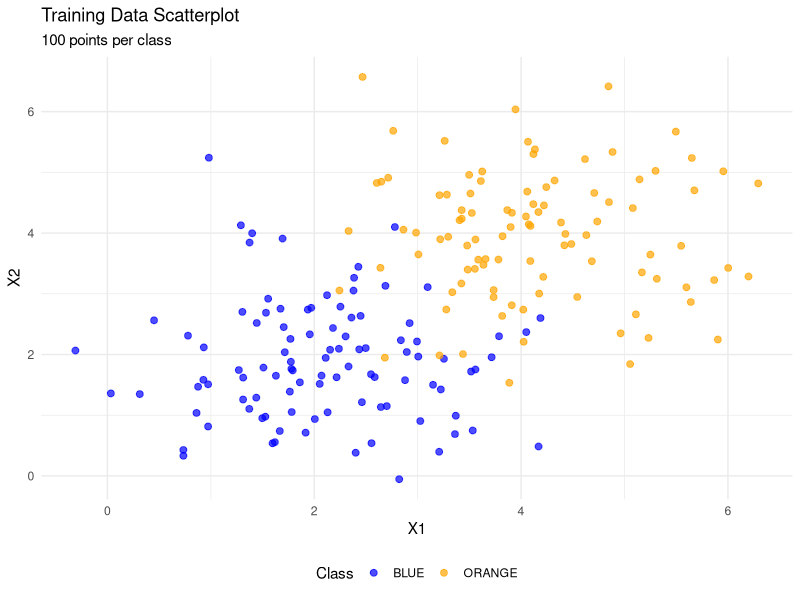
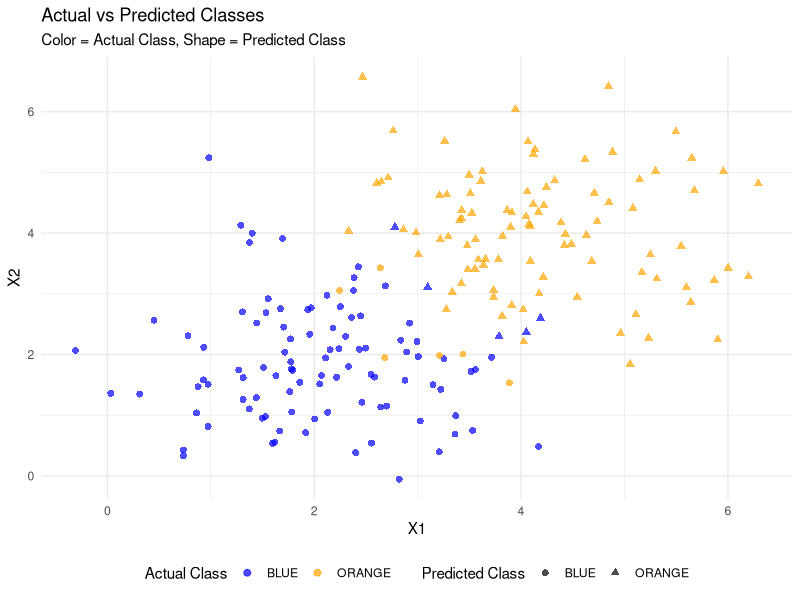
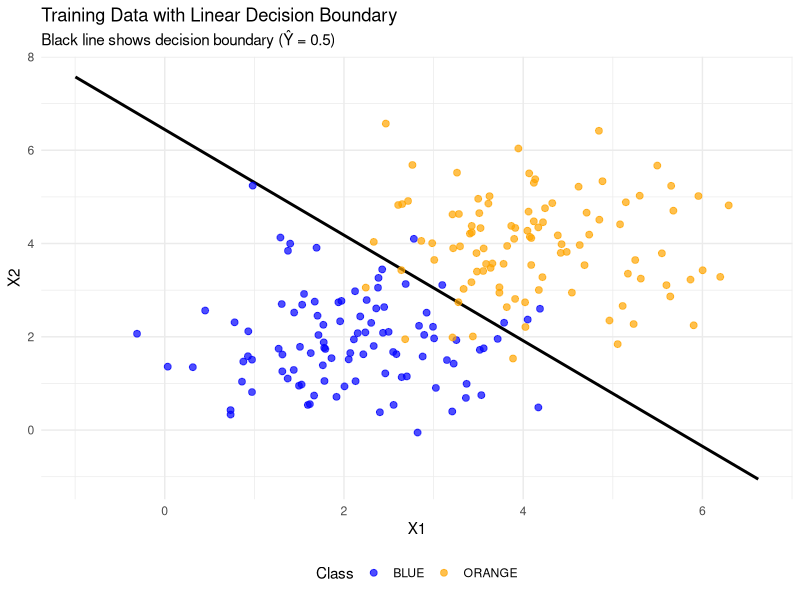

Here is the R script that generated these plots, in order:
# Linear Regression Classification with Scatterplot
# Generate simulated training data and fit linear regression model

# Load required libraries
library(ggplot2)

# Set seed for reproducibility
set.seed(123)

# Simulate training data
n_per_class <- 100

# Generate BLUE class data (centered around one region)
blue_x1 <- rnorm(n_per_class, mean = 2, sd = 1)
blue_x2 <- rnorm(n_per_class, mean = 2, sd = 1)

# Generate ORANGE class data (centered around another region)
orange_x1 <- rnorm(n_per_class, mean = 4, sd = 1)
orange_x2 <- rnorm(n_per_class, mean = 4, sd = 1)

# Combine data
X1 <- c(blue_x1, orange_x1)
X2 <- c(blue_x2, orange_x2)
G <- factor(c(rep("BLUE", n_per_class), rep("ORANGE", n_per_class)))

# Create response variable Y (0 for BLUE, 1 for ORANGE)
Y <- ifelse(G == "ORANGE", 1, 0)

# Create data frame
train_data <- data.frame(X1 = X1, X2 = X2, G = G, Y = Y)

# Fit linear regression model
lm_model <- lm(Y ~ X1 + X2, data = train_data)

# Print model summary
cat("Linear Regression Model Summary:\n")
print(summary(lm_model))

# Get fitted values (Y_hat)
Y_hat <- predict(lm_model)

# Convert fitted values to fitted class variable G_hat using the rule
G_hat <- ifelse(Y_hat > 0.5, "ORANGE", "BLUE")
G_hat <- factor(G_hat, levels = c("BLUE", "ORANGE"))

# Add predictions to data frame
train_data$Y_hat <- Y_hat
train_data$G_hat <- G_hat

# Calculate classification accuracy
accuracy <- mean(G_hat == G)
cat("\nClassification Accuracy:", round(accuracy * 100, 2), "%\n")

# Create confusion matrix
confusion_matrix <- table(Actual = G, Predicted = G_hat)
cat("\nConfusion Matrix:\n")
print(confusion_matrix)

# Create scatterplot of training data
p1 <- ggplot(train_data, aes(x = X1, y = X2, color = G)) +
  geom_point(size = 2, alpha = 0.7) +
  scale_color_manual(values = c("BLUE" = "blue", "ORANGE" = "orange")) +
  labs(title = "Training Data Scatterplot",
       subtitle = paste("100 points per class"),
       x = "X1", y = "X2", color = "Class") +
  theme_minimal() +
  theme(legend.position = "bottom")

# Create scatterplot showing predictions vs actual
p2 <- ggplot(train_data, aes(x = X1, y = X2)) +
  geom_point(aes(color = G, shape = G_hat), size = 2, alpha = 0.7) +
  scale_color_manual(values = c("BLUE" = "blue", "ORANGE" = "orange")) +
  scale_shape_manual(values = c("BLUE" = 16, "ORANGE" = 17),
                     name = "Predicted Class") +
  labs(title = "Actual vs Predicted Classes",
       subtitle = "Color = Actual Class, Shape = Predicted Class",
       x = "X1", y = "X2", color = "Actual Class") +
  theme_minimal() +
  theme(legend.position = "bottom")

# Display plots
print(p1)
print(p2)

# Create decision boundary visualization
# Generate grid for decision boundary
x1_range <- seq(min(X1) - 1, max(X1) + 1, length.out = 100)
x2_range <- seq(min(X2) - 1, max(X2) + 1, length.out = 100)
grid <- expand.grid(X1 = x1_range, X2 = x2_range)

# Predict on grid
grid$Y_hat <- predict(lm_model, newdata = grid)
grid$G_hat <- ifelse(grid$Y_hat > 0.5, "ORANGE", "BLUE")

# Plot with decision boundary
p3 <- ggplot() +
  geom_contour(data = grid, aes(x = X1, y = X2, z = Y_hat), 
               breaks = 0.5, color = "black", size = 1) +
  geom_point(data = train_data, aes(x = X1, y = X2, color = G), 
             size = 2, alpha = 0.7) +
  scale_color_manual(values = c("BLUE" = "blue", "ORANGE" = "orange")) +
  labs(title = "Training Data with Linear Decision Boundary",
       subtitle = "Black line shows decision boundary (Ŷ = 0.5)",
       x = "X1", y = "X2", color = "Class") +
  theme_minimal() +
  theme(legend.position = "bottom")

print(p3)

# Print some statistics
cat("\nModel Coefficients:\n")
cat("Intercept:", round(coef(lm_model)[1], 4), "\n")
cat("X1 coefficient:", round(coef(lm_model)[2], 4), "\n")
cat("X2 coefficient:", round(coef(lm_model)[3], 4), "\n")

cat("\nRange of fitted values (Ŷ):\n")
cat("Min:", round(min(Y_hat), 4), "\n")
cat("Max:", round(max(Y_hat), 4), "\n")

# Show first few predictions
cat("\nFirst 10 predictions:\n")
print(head(train_data[, c("X1", "X2", "G", "Y_hat", "G_hat")], 10))
